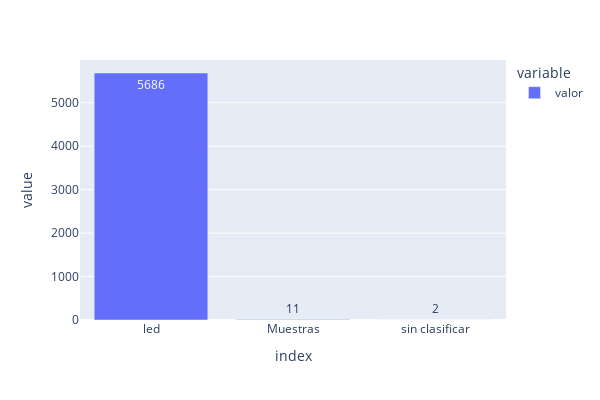

Notebook code cell kept with this figure:
### Markdown cell above
¿Cuál es el tipo de luminaria o categoria que ha requerido la mayor cantidad de reparaciones?

### Code cell
# diccionario con datos acomodados

dt_tipo= {
    
    'led':unificada[unificada['led']==True].led.count()
    ,'Muestras':unificada[unificada['Muestras']==True].led.count()
    ,'sin clasificar':unificada[unificada['sin_clasificar']==True].sin_clasificar.count()
    
}

resumen_tipo=pd.DataFrame.from_dict(dt_tipo, orient='index', columns=['valor'])



# grafica 

resumen_tipo['text'] = resumen_tipo['valor'].astype(str)
fig = px.bar(resumen_tipo, text='text')
fig.update_layout(width=600, height=400)

### Figure 1 — Plotly figure (JSON) as saved in the notebook; plotly's stock layout.template omitted (floating-point values rounded to 4 significant figures)
{"data": [{"alignmentgroup": "True", "hovertemplate": "variable=valor<br>index=%{x}<br>value=%{y}<br>text=%{text}<extra></extra>", "legendgroup": "valor", "marker": {"color": "#636efa", "pattern": {"shape": ""}}, "name": "valor", "offsetgroup": "valor", "orientation": "v", "showlegend": true, "text": ["5686", "11", "2"], "textposition": "auto", "type": "bar", "x": ["led", "Muestras", "sin clasificar"], "xaxis": "x", "y": [5686, 11, 2], "yaxis": "y"}], "layout": {"barmode": "relative", "height": 400, "legend": {"title": {"text": "variable"}, "tracegroupgap": 0}, "margin": {"t": 60}, "width": 600, "xaxis": {"anchor": "y", "domain": [0, 1], "title": {"text": "index"}}, "yaxis": {"anchor": "x", "domain": [0, 1], "title": {"text": "value"}}}}
